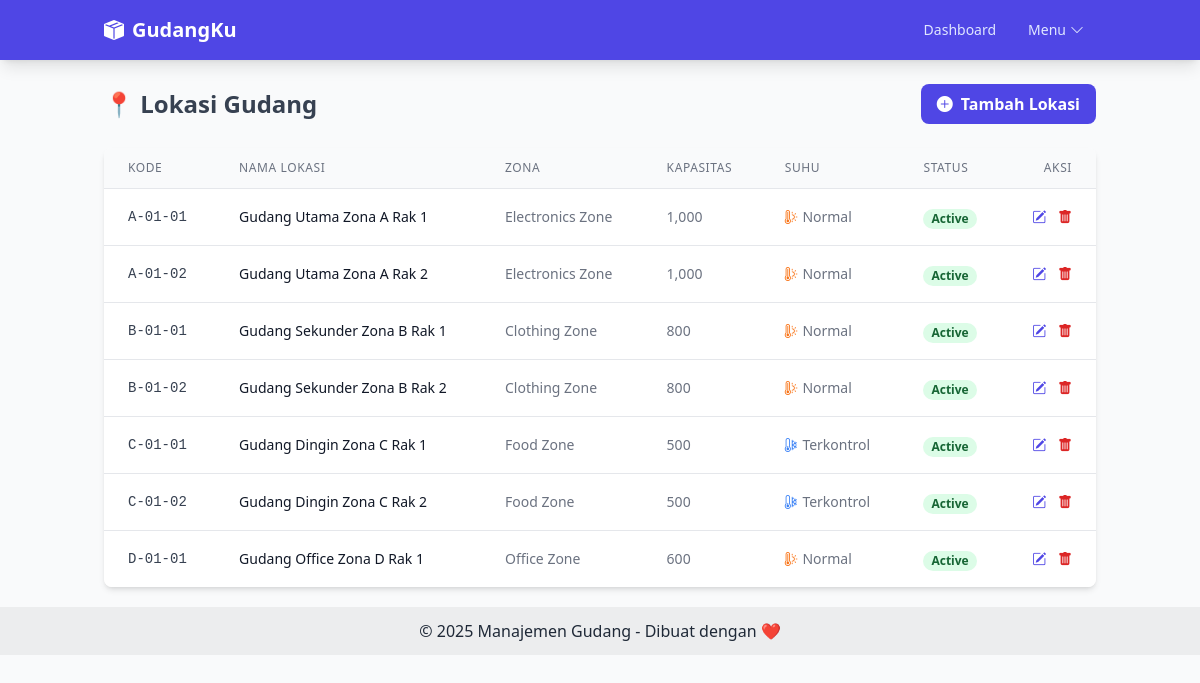
The app's page /locations.php with its own data.
### tables this page shows
CREATE TABLE `warehouse_locations` (
  `id` int(11) NOT NULL,
  `location_code` varchar(20) NOT NULL,
  `location_name` varchar(100) NOT NULL,
  `zone` varchar(50) DEFAULT NULL,
  `capacity` int(11) DEFAULT 0,
  `current_utilization` int(11) DEFAULT 0,
  `temperature_controlled` tinyint(1) DEFAULT 0,
  `status` enum('active','maintenance','inactive') DEFAULT 'active',
  `created_at` timestamp NOT NULL DEFAULT current_timestamp()
);

### locations.php (the view, shortened to what this page needs)
<?php include 'includes/header.php'; ?>
<div class="flex justify-between items-center mb-6">
    <h1 class="text-2xl font-bold text-gray-700">📍 Lokasi Gudang</h1>
    <a href="location_form.php" class="bg-indigo-600 hover:bg-indigo-700 text-white font-bold py-2 px-4 rounded-lg flex items-center transition duration-300">
        <i class="bi bi-plus-circle-fill mr-2"></i> Tambah Lokasi
    </a>
</div>
<div class="bg-white shadow-md rounded-lg overflow-hidden">
    <div class="overflow-x-auto">
        <table class="min-w-full divide-y divide-gray-200">
            <thead class="bg-gray-50">
                <tr>
                    <th class="px-6 py-3 text-left text-xs font-medium text-gray-500 uppercase tracking-wider">Kode</th>
                    <th class="px-6 py-3 text-left text-xs font-medium text-gray-500 uppercase tracking-wider">Nama Lokasi</th>
                    <th class="px-6 py-3 text-left text-xs font-medium text-gray-500 uppercase tracking-wider">Zona</th>
                    <th class="px-6 py-3 text-left text-xs font-medium text-gray-500 uppercase tracking-wider">Kapasitas</th>
                    <th class="px-6 py-3 text-left text-xs font-medium text-gray-500 uppercase tracking-wider">Suhu</th>
                    <th class="px-6 py-3 text-left text-xs font-medium text-gray-500 uppercase tracking-wider">Status</th>
                    <th class="px-6 py-3 text-right text-xs font-medium text-gray-500 uppercase tracking-wider">Aksi</th>
                </tr>
            </thead>
            <tbody class="bg-white divide-y divide-gray-200">
                <?php
                $result = $mysqli->query("SELECT * FROM warehouse_locations ORDER BY location_code ASC");
                if ($result->num_rows > 0) :
                    while ($row = $result->fetch_assoc()) : ?>
                        <tr class="hover:bg-gray-50">
                            <td class="px-6 py-4 whitespace-nowrap text-sm font-mono text-gray-700"><?php echo htmlspecialchars($row['location_code']); ?></td>
                            <td class="px-6 py-4 whitespace-nowrap text-sm font-medium text-gray-900"><?php echo htmlspecialchars($row['location_name']); ?></td>
                            <td class="px-6 py-4 whitespace-nowrap text-sm text-gray-500"><?php echo htmlspecialchars($row['zone']); ?></td>
                            <td class="px-6 py-4 whitespace-nowrap text-sm text-gray-500"><?php echo number_format($row['capacity']); ?></td>
                            <td class="px-6 py-4 whitespace-nowrap text-sm text-gray-500">
                                <?php echo $row['temperature_controlled'] ? '<i class="bi bi-thermometer-snow text-blue-500"></i> Terkontrol' : '<i class="bi bi-thermometer-sun text-orange-500"></i> Normal'; ?>
                            </td>
                            <td class="px-6 py-4 whitespace-nowrap">
                                <?php
                                $status = $row['status'];
                                $badge_class = 'bg-gray-100 text-gray-800';
                                if ($status == 'active') $badge_class = 'bg-green-100 text-green-800';
                                elseif ($status == 'maintenance') $badge_class = 'bg-yellow-100 text-yellow-800';
                                echo '<span class="px-2 inline-flex text-xs leading-5 font-semibold rounded-full ' . $badge_class . '">' . ucfirst($status) . '</span>';
                                ?>
                            </td>
                            <td class="px-6 py-4 whitespace-nowrap text-right text-sm font-medium space-x-2">
                                <a href="location_form.php?id=<?php echo $row['id']; ?>" class="text-indigo-600 hover:text-indigo-900" title="Edit"><i class="bi bi-pencil-square"></i></a>
                                <a href="location_delete.php?id=<?php echo $row['id']; ?>" class="text-red-600 hover:text-red-900" title="Hapus" onclick="return confirm('Yakin ingin menghapus lokasi ini?');"><i class="bi bi-trash-fill"></i></a>
                            </td>
                        </tr>
                <?php endwhile; else: ?>
                    <tr>
                        <td colspan="7" class="text-center py-4 text-gray-500">Belum ada data lokasi gudang.</td>
                    </tr>
                <?php endif; ?>
            </tbody>
        </table>
    </div>
</div>
<?php include 'includes/footer.php'; ?>

### records on screen
warehouse_locations: location_code "A-01-01", location_name "Gudang Utama Zona A Rak 1", zone "Electronics Zone", capacity "1,000", temperature_controlled 0 (drawn), status "Active"
warehouse_locations: location_code "A-01-02", location_name "Gudang Utama Zona A Rak 2", zone "Electronics Zone", capacity "1,000", temperature_controlled 0 (drawn), status "Active"
warehouse_locations: location_code "B-01-01", location_name "Gudang Sekunder Zona B Rak 1", zone "Clothing Zone", capacity "800", temperature_controlled 0 (drawn), status "Active"
warehouse_locations: location_code "B-01-02", location_name "Gudang Sekunder Zona B Rak 2", zone "Clothing Zone", capacity "800", temperature_controlled 0 (drawn), status "Active"
warehouse_locations: location_code "C-01-01", location_name "Gudang Dingin Zona C Rak 1", zone "Food Zone", capacity "500", temperature_controlled 1 (drawn), status "Active"
warehouse_locations: location_code "C-01-02", location_name "Gudang Dingin Zona C Rak 2", zone "Food Zone", capacity "500", temperature_controlled 1 (drawn), status "Active"
warehouse_locations: location_code "D-01-01", location_name "Gudang Office Zona D Rak 1", zone "Office Zone", capacity "600", temperature_controlled 0 (drawn), status "Active"
